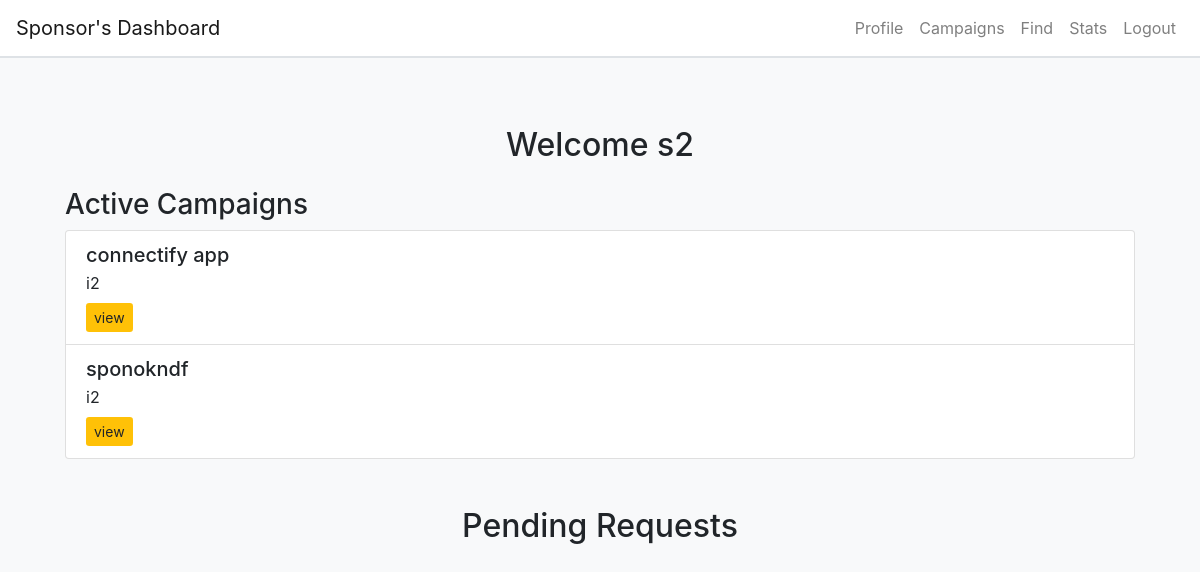
Page /sponsor_profile (signed in) on the committed database.
### app.py (models this page shows, shortened)
class User(db.Model):
    __tablename__ = 'users'
    id = db.Column(db.Integer, primary_key=True, autoincrement=True)
    name = db.Column(db.String(100), nullable=False)
    username = db.Column(db.String, unique=True, nullable=False)
    email = db.Column(db.String, unique=True, nullable=False)
    password = db.Column(db.String, nullable=False)
    created_at = db.Column(db.DateTime, default=datetime.utcnow)
    user_role = db.Column(db.String(50), nullable=False)
    sponsor = db.relationship('Sponsor', back_populates='user', uselist=False)
    influencer = db.relationship('Influencer', back_populates='user', uselist=False)

class AdRequest(db.Model):
    id = db.Column(db.Integer, primary_key=True)
    ad_name = db.Column(db.String(100), nullable=False)
    description = db.Column(db.String(500), nullable=False)
    terms = db.Column(db.String(500), nullable=True)
    payment = db.Column(db.Float, nullable=False)
    influencer_name = db.Column(db.String(100), nullable=True)
    influencer_id = db.Column(db.Integer, db.ForeignKey('influencers.id'), nullable=True)
    campaign_id = db.Column(db.Integer, db.ForeignKey('campaign.id'), nullable=False)
    negotiation_status = db.Column(db.String(20), nullable=False, default='no negotiation')
    modified_terms = db.Column(db.Text, nullable=True)
    modified_payment = db.Column(db.Float, nullable=True)
    created_by = db.Column(db.String(20), nullable=False)
    created_at = db.Column(db.DateTime, default=datetime.utcnow)
    campaign = db.relationship('Campaign', back_populates='ad_requests')
    sponsor_id = db.Column(db.Integer, db.ForeignKey('sponsors.id'), nullable=False)
    status = db.Column(db.String(50), default='pending')

### app.py (the view)
@app.route('/sponsor_profile')
def sponsor_profile():
    if 'user_id' not in session or session.get('user_role') != 'sponsor':
        flash('You need to log in first.', 'warning')
        return redirect(url_for('login'))
    user_role = session.get('user_role')
    sponsor_id = session.get('user_id')
    sponsor = Sponsor.query.filter_by(user_id=sponsor_id).first()
    active_campaigns = AdRequest.query.filter_by(sponsor_id=sponsor.id, status='accepted').all()
    pending_requests = AdRequest.query.filter_by(sponsor_id=sponsor.id,created_by='influencer',status='pending').all()
    return render_template('sponsor_profile.html',sponsor=sponsor, user_role=user_role, pending_requests=pending_requests,active_campaigns=active_campaigns)

### templates/sponsor_profile.html (shortened to what this page needs)
{% extends "base.html" %} {% block title %}Sponsor Profile{% endblock %} {%
block content %}
<div class="container mt-5">
  <h2 class="text-center">Welcome {{ sponsor.user.name }}</h2>
  <div class="mt-4">
    <h3>Active Campaigns</h3>
    {% if active_campaigns %}
    <div class="list-group">
      {% for request in active_campaigns %}
      <div class="list-group-item">
        <h5 class="mb-1">{{ request.ad_name }} </h5>
        <p class="mb-1">{{ request.influencer_name }}</p>
        <div class="mt-2">
          <a
            href="{{ url_for('view_ad',source='profile', request_id=request.id) }}"
            class="btn btn-view btn-sm"
            >view</a
          >
        </div>
      </div>
      {% endfor %}
    </div>
    {% else %}
    <p>No campaigns found.</p>
    {% endif %}
  </div>
  <div class="container mt-5">
    <h2 class="text-center">Pending Requests</h2>
  </div>
</div>
</div>
{% endblock %}

### templates/base.html (style rules this page uses)
body { background-color: #f8f9fa; }
.btn-view { background-color: #ffc107; border: none; }

### templates/sponsor_profile.html (style rules this page uses)
.btn-view { background-color: #ffc107; border: none; }

### rows in the picture
User: user.name "s2"
AdRequest: ad_name "connectify app", influencer_name "i2"
AdRequest: ad_name "sponokndf", influencer_name "i2"
